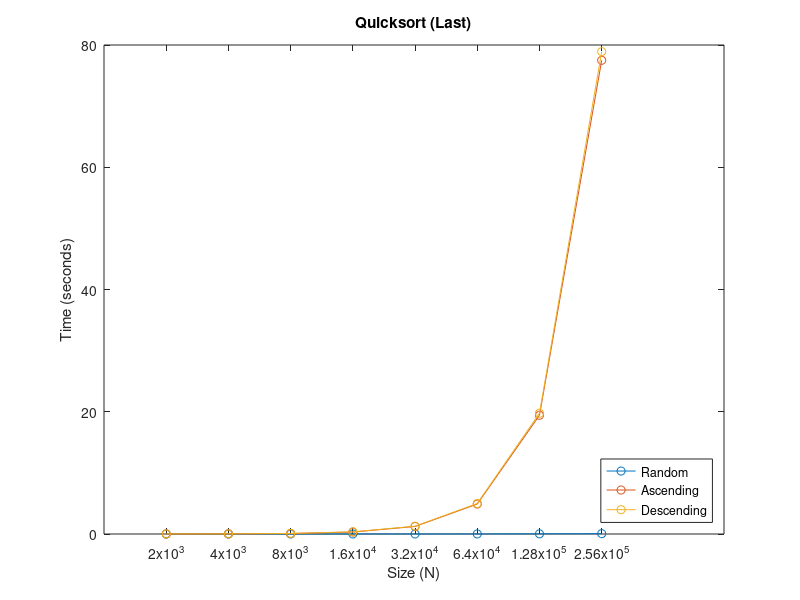
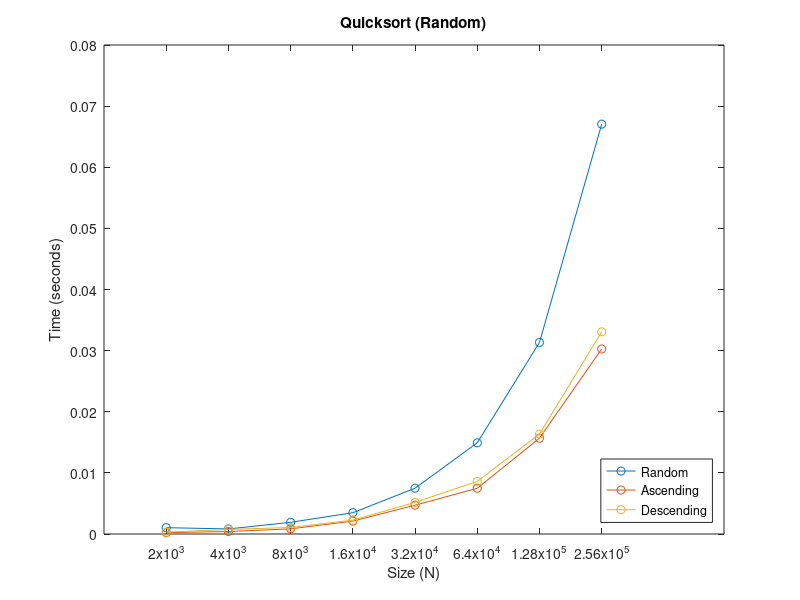
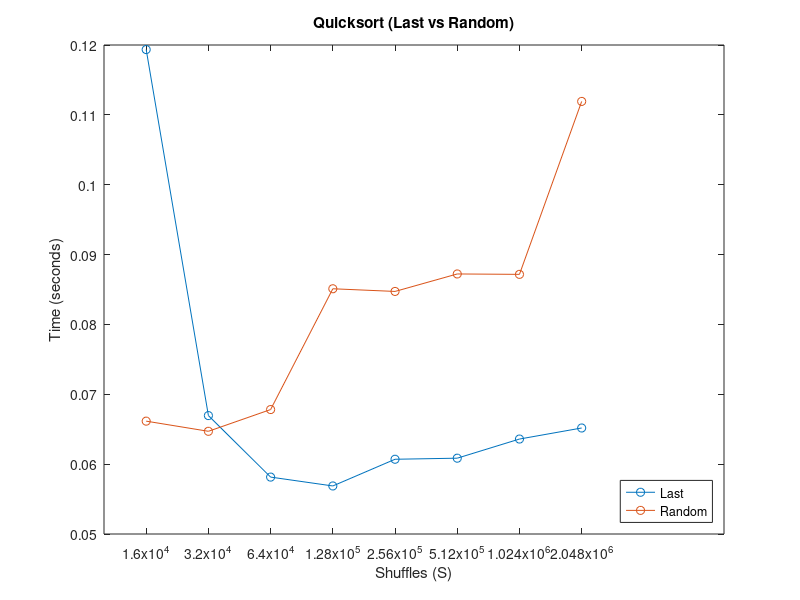

Reproduce these figures in MATLAB, in order.
% QuickSort (N: Random)

qs_random = [
%  N         T1       T2       T3       T4       T5       T6       T7       T8       T9      T10
  2000 	  0.000263 0.000388 0.000362 0.000274 0.000251 0.000262 0.000262 0.000281 0.000334 0.000262
  4000 	  0.000583 0.001531 0.000662 0.000629 0.000576 0.000584 0.000568 0.000594 0.005449 0.005206
  8000 	  0.001247 0.001304 0.001224 0.001269 0.001562 0.001286 0.001573 0.002612 0.002783 0.002822
  16000 	0.003503 0.003666 0.002662 0.002747 0.004270 0.002583 0.002795 0.002671 0.002710 0.002613
  32000 	0.005691 0.006538 0.006266 0.007824 0.007074 0.007206 0.006072 0.006142 0.006286 0.005718
  64000 	0.013780 0.013665 0.013888 0.012444 0.012438 0.012724 0.012523 0.012997 0.012303 0.012167
  128000 	0.028877 0.028706 0.028196 0.026599 0.027560 0.025960 0.026201 0.025697 0.026532 0.025977
  256000 	0.060560 0.061877 0.068750 0.055192 0.055451 0.055426 0.057371 0.057539 0.055079 0.057358
];

qs_random_avg = sum(qs_random(1:8, 2:11), 2) ./ 10;

% Quicksort (N: Random, Fn: Random)

qs_random_random = [
%  N        T1       T2       T3       T4       T5       T6       T7       T8       T9      T10
  2000 	 0.000338 0.000360 0.000349 0.000384 0.000466 0.003429 0.000395 0.003899 0.000389 0.000348
  4000 	 0.001125 0.000732 0.000989 0.000729 0.000861 0.000870 0.000734 0.000702 0.000799 0.000722
  8000 	 0.001823 0.001668 0.001892 0.001594 0.001597 0.004157 0.001748 0.001601 0.001534 0.001556
  16000  0.003390 0.003726 0.003396 0.003395 0.003249 0.003239 0.003392 0.003793 0.003331 0.003895
  32000  0.008273 0.007185 0.007361 0.007172 0.007168 0.007150 0.007711 0.007310 0.007740 0.007877
  64000  0.014835 0.015030 0.014904 0.014826 0.015249 0.014485 0.014794 0.014732 0.014386 0.015988
  128000 0.031628 0.031807 0.030850 0.031280 0.031118 0.031911 0.031025 0.032238 0.030286 0.031296
  256000 0.067816 0.068790 0.065330 0.065543 0.070341 0.068415 0.066163 0.066659 0.065280 0.066190
];

qs_random_random_avg = sum(qs_random_random(1:8, 2:11), 2) ./ 10;

% Quicksort (N: Ascending) 

qs_ascending = [
%  N        T1        T2        T3        T4        T5        T6        T7        T8        T9       T10
  2000 	 0.005770  0.004864  0.004615  0.012515  0.004714  0.009696  0.004992  0.010193  0.008258  0.008002
  4000 	 0.021576  0.020422  0.028876  0.026518  0.020535  0.021509  0.020150  0.021050  0.021117  0.031633
  8000 	 0.079727  0.089404  0.087644  0.079182  0.092130  0.094274  0.081257  0.081286  0.083823  0.085224
  16000  0.304528  0.314875  0.343507  0.343085  0.335932  0.345007  0.307268  0.312099  0.311550  0.318447
  32000  1.198024  1.230639  1.259273  1.232871  1.257666  1.261142  1.209532  1.212302  1.219920  1.229350
  64000  4.813198  4.948262  4.919311  5.066958  4.871870  4.847081  4.954938  4.819409  4.856087  4.935799
  128000 19.339023 19.489787 19.390403 19.388694 19.381678 19.318395 19.826248 19.406397 19.287023 19.484032
  256000 76.961617 76.908900 78.187914 76.946257 77.385098 79.346912 77.189295 77.460761 77.314520 77.285551
];

qs_ascending_avg = sum(qs_ascending(1:8, 2:11), 2) ./ 10;

% Quicksort (N: Ascending, Fn: Random)

qs_ascending_random = [
%  N        T1       T2       T3       T4       T5       T6       T7       T8       T9      T10
  2000 	 0.000190 0.000188 0.000242 0.000327 0.000205 0.000244 0.000188 0.000196 0.000193 0.000242
  4000 	 0.000416 0.000411 0.000464 0.000445 0.000420 0.000375 0.000388 0.000390 0.000398 0.000382
  8000 	 0.000853 0.000859 0.000817 0.000851 0.000840 0.000823 0.000826 0.000834 0.000811 0.000895
  16000  0.001735 0.001749 0.001717 0.001665 0.001781 0.002959 0.003473 0.002492 0.001760 0.001728
  32000  0.007484 0.003758 0.003586 0.003533 0.003559 0.005162 0.004028 0.004180 0.003506 0.008353
  64000  0.007023 0.009458 0.006900 0.008041 0.007159 0.007078 0.007708 0.007162 0.007213 0.007071
  128000 0.014762 0.016074 0.017170 0.017091 0.016993 0.014817 0.015076 0.014897 0.015273 0.014590
  256000 0.030457 0.030592 0.029902 0.030075 0.031473 0.030345 0.029722 0.030162 0.030376 0.029591
];

qs_ascending_random_avg = sum(qs_ascending_random(1:8, 2:11), 2) ./ 10;

% Quicksort (N: Descending)

qs_descending = [
%  N        T1        T2        T3        T4        T5        T6        T7        T8        T9       T10
  2000 	 0.007769  0.034776  0.005332  0.014885  0.014987  0.013143  0.012401  0.006329  0.014947  0.004821
  4000 	 0.021481  0.032118  0.026766  0.023412  0.023137  0.024492  0.028271  0.021919  0.022569  0.028807
  8000 	 0.083680  0.083997  0.097037  0.092597  0.093198  0.084474  0.093910  0.088242  0.079307  0.082689
  16000  0.307156  0.472484  0.347515  0.350062  0.357415  0.342040  0.336840  0.333076  0.349560  0.328184
  32000  1.223824  1.366145  1.273209  1.306353  1.278358  1.287496  1.267257  1.259997  1.257185  1.238724
  64000  4.944253  5.059316  5.022058  5.020489  4.996877  4.980859  5.045541  4.958585  4.957576  4.971865
  128000 19.715038 20.576861 19.557931 19.637361 19.706244 19.668743 19.658541 19.680916 19.651894 19.750736
  256000 81.376618 80.460274 78.011458 78.438143 79.348494 77.997180 78.693753 78.498913 78.051350 78.277789
];

qs_descending_avg = sum(qs_descending(1:8, 2:11), 2) ./ 10;

% Quicksort (N: Descending, Fn: Random)

qs_descending_random = [
%  N        T1        T2        T3      T4      T5      T6        T7       T8       T9      T10
  2000   0.000208 0.001141 0.000232 0.000208 0.000214 0.000212 0.000209 0.000219 0.000208 0.000207
  4000   0.000433 0.000475 0.000418 0.000457 0.000451 0.000457 0.003387 0.000415 0.000452 0.000544
  8000   0.002324 0.000934 0.000860 0.000909 0.000969 0.000933 0.000949 0.000969 0.000923 0.000898
  16000  0.001878 0.002263 0.001767 0.001889 0.001838 0.001899 0.001798 0.001844 0.001877 0.005683
  32000  0.003680 0.004069 0.005384 0.006840 0.004389 0.010642 0.003671 0.003805 0.005416 0.003843
  64000  0.008195 0.007765 0.007813 0.007989 0.009064 0.007712 0.013458 0.008394 0.007781 0.007904
  128000 0.015391 0.018043 0.016132 0.015848 0.016164 0.017132 0.016640 0.015844 0.015282 0.017007
  256000 0.032579 0.032398 0.033552 0.033821 0.033974 0.032129 0.031537 0.035248 0.032360 0.033173
];

qs_descending_random_avg = sum(qs_descending_random(1:8, 2:11), 2) ./ 10;

% Quicksort (N: Shuffle)

qs_shuffle = [
%   S        T1        T2        T3      T4      T5      T6        T7       T8       T9      T10
  16000   0.164773 0.129399 0.095121 0.116495 0.144747 0.112543 0.074035 0.105518 0.165308 0.085529
  32000   0.066464 0.082257 0.056802 0.063500 0.061168 0.074377 0.058550 0.059730 0.088625 0.058032
  64000   0.070538 0.056049 0.073190 0.065703 0.049183 0.051546 0.053784 0.050411 0.060102 0.050957
  128000  0.051521 0.061889 0.065851 0.060330 0.057326 0.055816 0.050345 0.051730 0.061466 0.052496
  256000  0.055129 0.054756 0.064275 0.067384 0.064153 0.067908 0.054778 0.059083 0.063192 0.056337
  512000  0.067747 0.055091 0.058667 0.057009 0.068805 0.063253 0.068641 0.056194 0.057463 0.055662
  1024000 0.072184 0.072500 0.072297 0.055889 0.055445 0.056291 0.066940 0.065729 0.063292 0.055364
  2048000 0.056035 0.056711 0.083373 0.067286 0.072242 0.055264 0.056045 0.066109 0.076193 0.062499
];

qs_shuffle_avg = sum(qs_shuffle(1:8, 2:11), 2) ./ 10;

% Quicksort (N: Shuffle, Fn: Random)

qs_shuffle_random = [
%  S        T1        T2        T3      T4      T5      T6        T7       T8       T9      T10
  16000   0.085019 0.066112 0.071775 0.050913 0.051870 0.065676 0.078243 0.073179 0.050863 0.067904
  32000   0.080429 0.095305 0.065139 0.072255 0.055722 0.055507 0.056870 0.057332 0.053766 0.054693
  64000   0.063720 0.082388 0.071887 0.071988 0.076346 0.062384 0.065321 0.061906 0.061728 0.060485
  128000  0.073222 0.073343 0.104201 0.080567 0.094007 0.095546 0.090048 0.098772 0.071416 0.069939
  256000  0.079729 0.079622 0.079101 0.078996 0.095814 0.088747 0.097724 0.093049 0.077477 0.076969
  512000  0.080536 0.101491 0.080006 0.079520 0.080362 0.081914 0.098920 0.101507 0.089497 0.078500
  1024000 0.080190 0.099041 0.078561 0.103533 0.080211 0.080017 0.082399 0.082364 0.100626 0.084740
  2048000 0.082812 0.081019 0.080142 0.099579 0.091526 0.336014 0.097324 0.079779 0.079733 0.091317
];

qs_shuffle_random_avg = sum(qs_shuffle_random(1:8, 2:11), 2) ./ 10;


% (A) plot all non-random quicksorts
figure();
plot(qs_random(:,1), qs_random_avg, '-o', ...
  qs_ascending(:,1), qs_ascending_avg, '-o', ...
  qs_descending(:,1), qs_descending_avg, '-o');

title('Quicksort (Last)');
xlabel('Size (N)');
ylabel('Time (seconds)');
legend('Random', 'Ascending', 'Descending', 'Location', 'southeast');
set(gca, 'xtick', qs_random(:,1));
set(gca, 'xscale', 'log');

% (B) plot all random quicksorts
figure();
hFit = plot(qs_random_random(:,1), qs_random_random_avg, '-o', ...
  qs_ascending_random(:,1), qs_ascending_random_avg, '-o', ...
  qs_descending_random(:,1), qs_descending_random_avg, '-o');

title('Quicksort (Random)');
xlabel('Size (N)');
ylabel('Time (seconds)');
legend('Random', 'Ascending', 'Descending', 'Location', 'southeast');
set(gca, 'xtick', qs_random_random(:,1));
set(gca, 'xscale', 'log');

% (C) plot quicksort with shuffled data
figure();
plot(qs_shuffle(:,1), qs_shuffle_avg, '-o', ...
  qs_shuffle_random(:,1), qs_shuffle_random_avg, '-o');
title('Quicksort (Last vs Random)');
xlabel('Shuffles (S)');
ylabel('Time (seconds)');
legend('Last', 'Random', 'Location', 'southeast');
set(gca, 'xtick', qs_shuffle(:,1));
set(gca, 'xscale', 'log');

